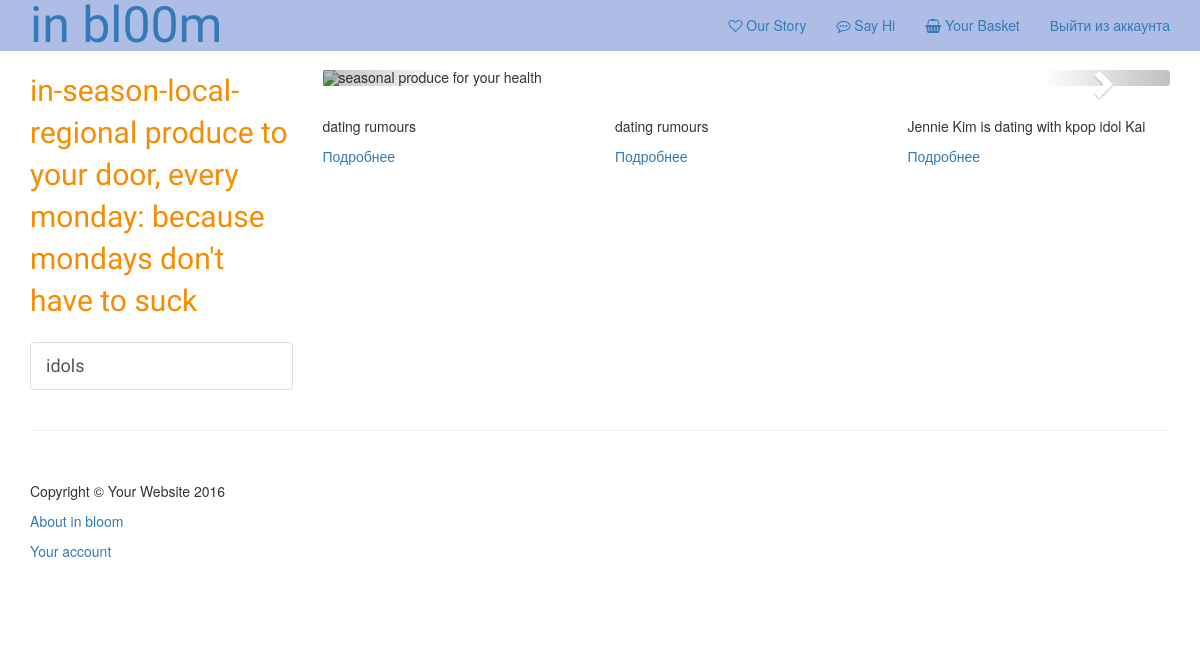
The app's page / (signed in) with its own data.
### news_app/models.py (models this page shows, shortened)
class NewsCategory(models.Model):
    name_category = models.CharField(max_length=100)
    created_at = models.DateTimeField(auto_now_add=True)
    class Meta:
        verbose_name = "Category"
        verbose_name_plural = "Categories"

class News(models.Model):
    head = models.CharField(max_length=150)
    text = models.TextField()
    new_cat = models.ForeignKey(NewsCategory, on_delete=models.CASCADE)
    created_at = models.DateTimeField(auto_now_add=True)
    class Meta:
        verbose_name = "New"
        verbose_name_plural = "News"

### news_app/views.py (the view)
# urls.py: path('', views.home_page, name='home'),
def home_page(request):
    if request.user.is_authenticated:
        news = News.objects.all()
        categories = NewsCategory.objects.all()
        context = {'news':news , 'categories': categories}
        return render(request, 'index.html', context)
    return redirect('about')

### news_app/templates/index.html (shortened to what this page needs)
{% load static %}
<!DOCTYPE html>
<html lang="en" >
<head>
  <link rel='stylesheet' href='https://maxcdn.bootstrapcdn.com/bootstrap/3.3.5/css/bootstrap.min.css'>
<link rel='stylesheet' href='https://github.com/BlackrockDigital/startbootstrap-shop-homepage/blob/gh-pages/css/shop-homepage.css'><link rel="stylesheet" href="./style.css">
    <link rel="stylesheet" href="{% static 'style.css' %}">
</head>
<body>
    <link rel="stylesheet" href="https://maxcdn.bootstrapcdn.com/font-awesome/4.5.0/css/font-awesome.min.css">
</head>
<body>
    <nav class="navbar navbar-fixed-top" role="navigation">
        <div class="container">
            <div class="navbar-header">
                <a class="navbar-brand" href="#">in bl00m</a>
            </div>
            <div class="collapse navbar-collapse" id="bs-example-navbar-collapse-1">
                <ul class="nav navbar-nav navbar-right">
                    <li>
                        <a href="#"><i class="fa fa-heart-o"></i> </i>Our Story</a>
                    </li>
                    <li>
                        <a href="#"><i class="fa fa-commenting-o"></i> Say Hi</a>
                    </li>
                    <li id="cart" onclick="cartFunction()"><a href="#"><i class="fa fa-shopping-basket"></i>  Your Basket</a></li>
                    <li><a href="{% url 'logout' %}">Выйти из аккаунта</a></li>
                </ul>
            </div>
        </div>
    </nav>
    <div class="container">
        <div class="row">
            <div class="col-md-3">
                <p class="lead">in-season-local-regional produce to your door, every monday: because mondays don't have to suck</p>
                <div class="list-group">
                    {% for category in categories %}
                    <a href="/category/{{ category.id }}" class="list-group-item">{{ category.name_category }}</a>
                    {% endfor %}
                </div>
            </div>
            <div class="col-md-9">
                <div class="row carousel-holder">
                    <div class="col-md-12">
                        <div id="carousel-example-generic" class="carousel slide" data-ride="carousel">
                            <ol class="carousel-indicators">
                            </ol>
                            <div class="carousel-inner">
                                <div class="item active">
                                    <img class="slide-image" src="https://github.com/tesslynne/Bloom-Ecommerce-Fruit/blob/master/images/inbloom.jpg?raw=true" alt="seasonal produce for your health">
                                </div>
                            </div>
                            <a class="left carousel-control" href="#carousel-example-generic" data-slide="prev">
                            </a>
                            <a class="right carousel-control" href="#carousel-example-generic" data-slide="next">
                                <span class="glyphicon glyphicon-chevron-right"></span>
                            </a>
                        </div>
                    </div>
                 </div>
        <div class="row">
            <div id="fruits">
                    {% for new in news %}
                <div class="col-sm-4 col-lg-4 col-md-4">
    <div class="caption">
        <p>{{ new.head }}</p>
        <a href="/new/{{ new.id }}" class="icon-link">
          Подробнее
          <svg class="bi"><use xlink:href="#chevron-right"></use></svg>
        </a >
    </div>
</div>
                {% endfor %}
            </div>
        </div>
                </div>
            </div>
    </div>
    <div class="container">
        <hr>
        <footer>
            <div class="row">
                <div class="col-lg-12">
                    <p>Copyright &copy; Your Website 2016</p>
                    <p><a href="#">About in bloom</a></p>
                    <p><a href="#">Your account</a></p>
                </div>
            </div>
        </footer>
    </div>
</body>
</html>

### static/style.css (style rules this page uses)
.navbar { background-color: #AEBDE6; }
.navbar-brand { font-family: "Shadows Into Light", sans-serif, cursive; font-size: 50px; }
.lead { font-family: "Shadows Into Light", sans-serif, cursive; font-size: 30px; color: #F68C01; }
.list-group-item { font-size: 18px; font-family: "Shadows Into Light", sans-serif, cursive; }
body { padding-top: 70px; }
.slide-image { width: 100%; }
.carousel-holder { margin-bottom: 30px; }
.carousel-control, .item { border-radius: 4px; }
.caption { height: 130px; overflow: hidden; }
footer { margin: 50px 0; }

### records on screen
NewsCategory: name_category "idols"
News: head "dating rumours"
News: head "dating rumours"
News: head "Jennie Kim is dating with kpop idol Kai"
